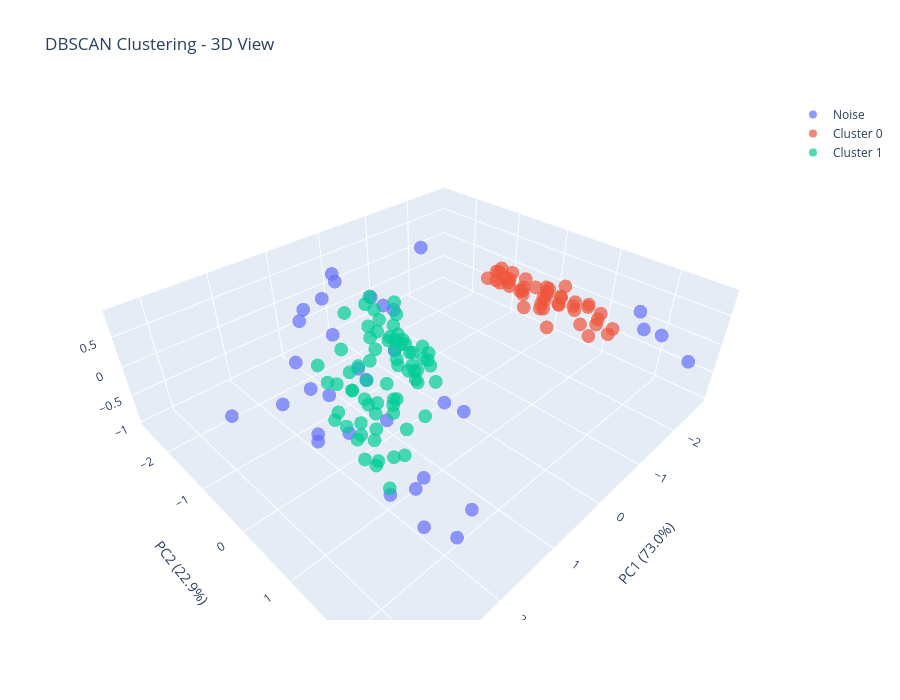

The notebook cell saved with this chart:
### Code cell
# 3D visualization of DBSCAN
fig = go.Figure()

# Add data points
for cluster in np.unique(dbscan_labels):
    mask = dbscan_labels == cluster
    cluster_name = f'Noise' if cluster == -1 else f'Cluster {cluster}'
    fig.add_trace(go.Scatter3d(
        x=X_pca_3d[mask, 0],
        y=X_pca_3d[mask, 1],
        z=X_pca_3d[mask, 2],
        mode='markers',
        name=cluster_name,
        marker=dict(size=8, opacity=0.7)
    ))

fig.update_layout(
    title='DBSCAN Clustering - 3D View',
    scene=dict(
        xaxis_title=f'PC1 ({pca_3d.explained_variance_ratio_[0]:.1%})',
        yaxis_title=f'PC2 ({pca_3d.explained_variance_ratio_[1]:.1%})',
        zaxis_title=f'PC3 ({pca_3d.explained_variance_ratio_[2]:.1%})'
    ),
    height=700
)

fig.show()
